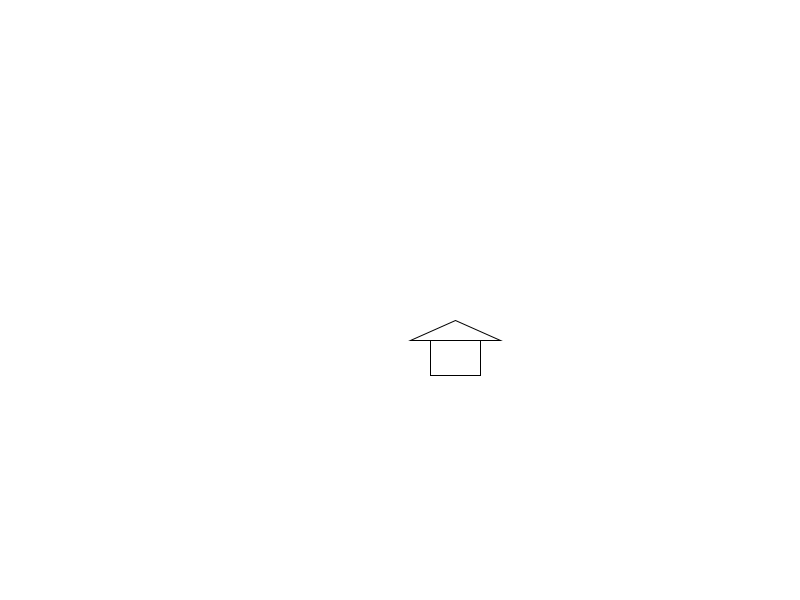
Frame 1 (no input)
Frame 60 (the mouse pressed at the canvas centre just before this capture): identical to frame 1, image omitted
Frame 120 (the mouse held since frame 60 and released just before this capture): identical to frame 1, image omitted

The Processing sketch that drew this single still picture (run headless with seeded random() and noise(); from frame 60 on, the mouse is pressed at the canvas centre):

// Processing sketch: house
// ── house.pde
// Aluno: Lucas Macedo da Silva
// Disciplina: Computação gráfica
// Turma: A01

// Código que aplica a operação de rotação no objeto casa
// A operação de rotação é definida por:
// x' = x * cos(angulo) - y * sin(angulo);
// y' = y * cos(angulo) + x * sin(angulo);
// onde,
// x e y são as posições originais do vertice
// x' é a nova posição do vértice
// y' é a nova posição do vértice
// angulo é o ângulo em que o objeto será rotacionado
// O objeto é então rotacionado.


//  -------------------------------------------------- Função de rotação --------------------------------------------------
void rotacao (PShape s, float angulo){
  // Parametros
  //     PShape s -> O objeto PShape que contém os vertices
  //     angulo -> O ângulo em graus
  
  // Pega os vertices do objeto
  int tam = s.getVertexCount();
  
  // Converte o angulo para radianos
  angulo = (angulo * PI) / 180;
  
  
  // Percorre os vertices e atribui os novos valores
  float x, y;
  for (int i = 0; i < tam; i ++) {
    
    
    // Pega os vétices
    PVector vetor = s.getVertex(i);
    
    x = vetor.x;
    y = vetor.y;
    
    // Aplica a operação de rotação
    vetor.x = x * cos(angulo) - y * sin(angulo);
    vetor.y = y * cos(angulo) + x * sin(angulo);
    
    // Seta os vertices de volta
    s.setVertex(i, vetor);
    
  }
}
//  -------------------------------------------------- Função rotação --------------------------------------------------

class Square{
  PShape squareShape;
  float posX;
  float posY;
  color colr;
  Square(){
    posX=0;
    posY=0;
    colr = color(0,0,255);
    squareShape = createShape();
    squareShape.beginShape();
    
    squareShape.vertex(posX+30, posY+40);
    squareShape.vertex(posX+80, posY+40);
    squareShape.vertex(posX+80, posY+75);
    squareShape.vertex(posX+30, posY+75);
    
    squareShape.endShape(CLOSE);
  }
  Square(color c, float posX, float posY){
    colr = c;
    squareShape = createShape();
    squareShape.beginShape();
    
    squareShape.vertex(posX+30, posY+40);
    squareShape.vertex(posX+80, posY+40);
    squareShape.vertex(posX+80, posY+75);
    squareShape.vertex(posX+30, posY+75);
    
    squareShape.endShape(CLOSE);
  }
  void display(){
    stroke(0);
    fill(colr);
    shape(squareShape);
  }
}

class Triangle{
  PShape triangleShape;
  float posX;
  float posY;
  color colr;
  Triangle(){
    posX=0;
    posY=0;
    colr = color(0,0,255);
    triangleShape = createShape();
    triangleShape.beginShape(TRIANGLES);
    
    triangleShape.vertex(posX+10, posY+40);
    triangleShape.vertex(posX+100, posY+40);
    triangleShape.vertex(posX+55, posY+20);
    
    triangleShape.endShape(CLOSE);
  }
  Triangle(color c, float posX, float posY){
    colr = c;
    triangleShape = createShape();
    triangleShape.beginShape();
    
    triangleShape.vertex(posX+10, posY+40);
    triangleShape.vertex(posX+100, posY+40);
    triangleShape.vertex(posX+55, posY+20);
    
    triangleShape.endShape(CLOSE);
  }
  void display(){
    stroke(0);
    fill(colr);
    shape(triangleShape);
  }
}

class House{
  Square houseWall;
  Triangle houseRoof;
  color colr;
  House(){
    houseWall = new Square();
    houseRoof = new Triangle();
    colr = color(0, 0, 255);
  }
  void display(){
    houseWall.display();
    houseRoof.display();
  }
}
  

Square square1;
Triangle triangle2;
House house;


void setup(){
  size(800,600);
  background(255);

  house = new House();
  pushMatrix();
  // Desenha uma especie de plano cartesiano
  //line(width, height / 2, 0, height / 2);
  //line(width /2, height, width/2 , 0);
  
  translate(width / 2, height / 2);
        

  house.display();
  popMatrix();
}

float angulo = 45;
void mouseClicked(){
    

      background(255);        // Redesenha o fundo
      pushMatrix();
      translate(width / 2, height / 2);
       
      rotacao(house.houseWall.squareShape, angulo);
      rotacao(house.houseRoof.triangleShape, angulo);
      
      house.display();
      popMatrix();
}

void draw(){
}
